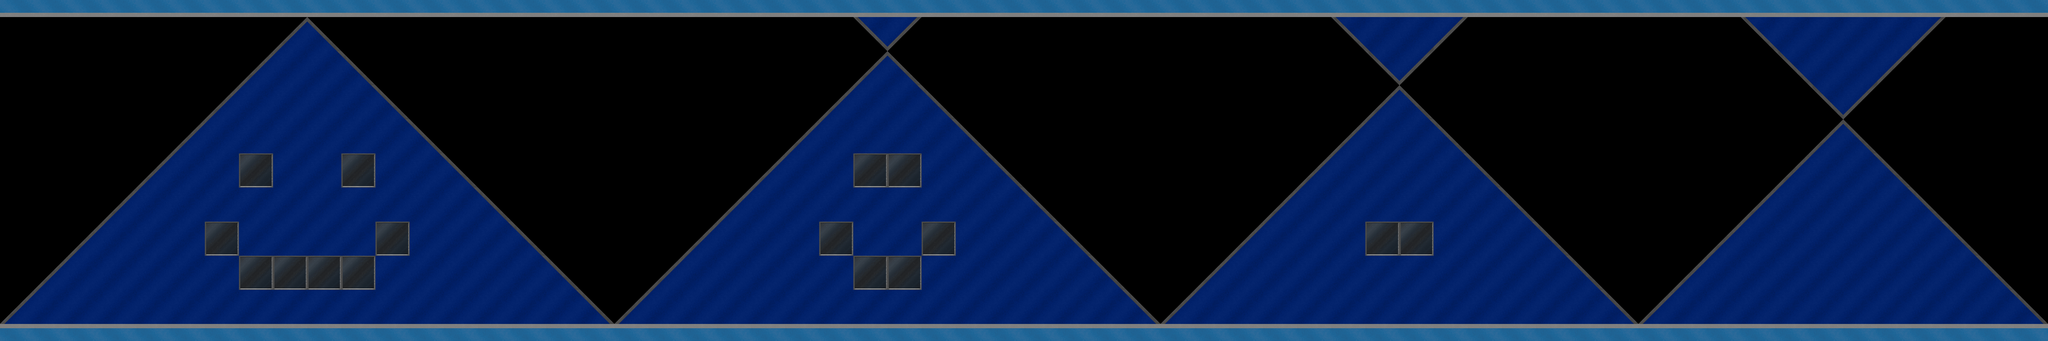

Tiled map render using the project's own tile images. Description and the whole map definition, tile-layer contents included, below:
An orthogonal 120x20 tile map with 64x64 px tiles, 1 tile layer (Tile Layer 1).

<map version="1.0" orientation="orthogonal" width="120" height="20" tilewidth="64" tileheight="64">
 <tileset firstgid="1" name="tiles" tilewidth="64" tileheight="64">
  <image source="../textures/tiles.png" width="1280" height="1280" />
 </tileset>
 <layer name="Tile Layer 1" width="120" height="20">
  <data encoding="csv">
21,22,21,22,21,22,21,22,21,22,21,22,21,22,21,22,21,22,21,22,21,22,21,22,21,22,21,22,21,22,21,22,21,22,21,22,21,22,21,22,21,22,21,22,21,22,21,22,21,22,21,22,21,22,21,22,21,22,21,22,21,22,21,22,21,22,21,22,21,22,21,22,21,22,21,22,21,22,21,22,21,22,21,22,21,22,21,22,21,22,21,22,21,22,21,22,21,22,21,22,21,22,21,22,21,22,21,22,21,22,21,22,21,22,21,22,21,22,21,22,
0,0,0,0,0,0,0,0,0,0,0,0,0,0,0,0,325,326,331,332,0,0,0,0,0,0,0,0,0,0,0,0,0,0,0,0,0,0,0,0,0,0,0,0,0,0,0,0,0,0,369,370,367,368,0,0,0,0,0,0,0,0,0,0,0,0,0,0,0,0,0,0,0,0,0,0,0,0,369,370,371,372,327,328,367,368,0,0,0,0,0,0,0,0,0,0,0,0,0,0,0,0,369,370,371,372,373,374,373,374,327,328,367,368,0,0,0,0,0,0,
0,0,0,0,0,0,0,0,0,0,0,0,0,0,0,0,345,346,351,352,0,0,0,0,0,0,0,0,0,0,0,0,0,0,0,0,0,0,0,0,0,0,0,0,0,0,0,0,0,0,389,390,387,388,0,0,0,0,0,0,0,0,0,0,0,0,0,0,0,0,0,0,0,0,0,0,0,0,389,390,391,392,347,348,387,388,0,0,0,0,0,0,0,0,0,0,0,0,0,0,0,0,389,390,391,392,393,394,393,394,347,348,387,388,0,0,0,0,0,0,
0,0,0,0,0,0,0,0,0,0,0,0,0,0,325,326,365,366,329,330,331,332,0,0,0,0,0,0,0,0,0,0,0,0,0,0,0,0,0,0,0,0,0,0,0,0,0,0,0,0,325,326,331,332,0,0,0,0,0,0,0,0,0,0,0,0,0,0,0,0,0,0,0,0,0,0,0,0,0,0,369,370,367,368,0,0,0,0,0,0,0,0,0,0,0,0,0,0,0,0,0,0,0,0,369,370,371,372,327,328,367,368,0,0,0,0,0,0,0,0,
0,0,0,0,0,0,0,0,0,0,0,0,0,0,345,346,385,386,349,350,351,352,0,0,0,0,0,0,0,0,0,0,0,0,0,0,0,0,0,0,0,0,0,0,0,0,0,0,0,0,345,346,351,352,0,0,0,0,0,0,0,0,0,0,0,0,0,0,0,0,0,0,0,0,0,0,0,0,0,0,389,390,387,388,0,0,0,0,0,0,0,0,0,0,0,0,0,0,0,0,0,0,0,0,389,390,391,392,347,348,387,388,0,0,0,0,0,0,0,0,
0,0,0,0,0,0,0,0,0,0,0,0,325,326,365,366,373,374,373,374,329,330,331,332,0,0,0,0,0,0,0,0,0,0,0,0,0,0,0,0,0,0,0,0,0,0,0,0,325,326,365,366,329,330,331,332,0,0,0,0,0,0,0,0,0,0,0,0,0,0,0,0,0,0,0,0,0,0,0,0,325,326,331,332,0,0,0,0,0,0,0,0,0,0,0,0,0,0,0,0,0,0,0,0,0,0,369,370,367,368,0,0,0,0,0,0,0,0,0,0,
0,0,0,0,0,0,0,0,0,0,0,0,345,346,385,386,393,394,393,394,349,350,351,352,0,0,0,0,0,0,0,0,0,0,0,0,0,0,0,0,0,0,0,0,0,0,0,0,345,346,385,386,349,350,351,352,0,0,0,0,0,0,0,0,0,0,0,0,0,0,0,0,0,0,0,0,0,0,0,0,345,346,351,352,0,0,0,0,0,0,0,0,0,0,0,0,0,0,0,0,0,0,0,0,0,0,389,390,387,388,0,0,0,0,0,0,0,0,0,0,
0,0,0,0,0,0,0,0,0,0,325,326,365,366,373,374,373,374,373,374,373,374,329,330,331,332,0,0,0,0,0,0,0,0,0,0,0,0,0,0,0,0,0,0,0,0,325,326,365,366,373,374,373,374,329,330,331,332,0,0,0,0,0,0,0,0,0,0,0,0,0,0,0,0,0,0,0,0,325,326,365,366,329,330,331,332,0,0,0,0,0,0,0,0,0,0,0,0,0,0,0,0,0,0,0,0,325,326,331,332,0,0,0,0,0,0,0,0,0,0,
0,0,0,0,0,0,0,0,0,0,345,346,385,386,393,394,393,394,393,394,393,394,349,350,351,352,0,0,0,0,0,0,0,0,0,0,0,0,0,0,0,0,0,0,0,0,345,346,385,386,393,394,393,394,349,350,351,352,0,0,0,0,0,0,0,0,0,0,0,0,0,0,0,0,0,0,0,0,345,346,385,386,349,350,351,352,0,0,0,0,0,0,0,0,0,0,0,0,0,0,0,0,0,0,0,0,345,346,351,352,0,0,0,0,0,0,0,0,0,0,
0,0,0,0,0,0,0,0,325,326,365,366,373,374,121,122,373,374,373,374,121,122,373,374,329,330,331,332,0,0,0,0,0,0,0,0,0,0,0,0,0,0,0,0,325,326,365,366,373,374,121,122,121,122,373,374,329,330,331,332,0,0,0,0,0,0,0,0,0,0,0,0,0,0,0,0,325,326,365,366,373,374,373,374,329,330,331,332,0,0,0,0,0,0,0,0,0,0,0,0,0,0,0,0,325,326,365,366,329,330,331,332,0,0,0,0,0,0,0,0,
0,0,0,0,0,0,0,0,345,346,385,386,393,394,141,142,393,394,393,394,141,142,393,394,349,350,351,352,0,0,0,0,0,0,0,0,0,0,0,0,0,0,0,0,345,346,385,386,393,394,141,142,141,142,393,394,349,350,351,352,0,0,0,0,0,0,0,0,0,0,0,0,0,0,0,0,345,346,385,386,393,394,393,394,349,350,351,352,0,0,0,0,0,0,0,0,0,0,0,0,0,0,0,0,345,346,385,386,349,350,351,352,0,0,0,0,0,0,0,0,
0,0,0,0,0,0,325,326,365,366,373,374,373,374,373,374,373,374,373,374,373,374,373,374,373,374,329,330,331,332,0,0,0,0,0,0,0,0,0,0,0,0,325,326,365,366,373,374,373,374,373,374,373,374,373,374,373,374,329,330,331,332,0,0,0,0,0,0,0,0,0,0,0,0,325,326,365,366,373,374,373,374,373,374,373,374,329,330,331,332,0,0,0,0,0,0,0,0,0,0,0,0,325,326,365,366,373,374,373,374,329,330,331,332,0,0,0,0,0,0,
0,0,0,0,0,0,345,346,385,386,393,394,393,394,393,394,393,394,393,394,393,394,393,394,393,394,349,350,351,352,0,0,0,0,0,0,0,0,0,0,0,0,345,346,385,386,393,394,393,394,393,394,393,394,393,394,393,394,349,350,351,352,0,0,0,0,0,0,0,0,0,0,0,0,345,346,385,386,393,394,393,394,393,394,393,394,349,350,351,352,0,0,0,0,0,0,0,0,0,0,0,0,345,346,385,386,393,394,393,394,349,350,351,352,0,0,0,0,0,0,
0,0,0,0,325,326,365,366,373,374,373,374,121,122,373,374,373,374,373,374,373,374,121,122,373,374,373,374,329,330,331,332,0,0,0,0,0,0,0,0,325,326,365,366,373,374,373,374,121,122,373,374,373,374,121,122,373,374,373,374,329,330,331,332,0,0,0,0,0,0,0,0,325,326,365,366,373,374,373,374,121,122,121,122,373,374,373,374,329,330,331,332,0,0,0,0,0,0,0,0,325,326,365,366,373,374,373,374,373,374,373,374,329,330,331,332,0,0,0,0,
0,0,0,0,345,346,385,386,393,394,393,394,141,142,393,394,393,394,393,394,393,394,141,142,393,394,393,394,349,350,351,352,0,0,0,0,0,0,0,0,345,346,385,386,393,394,393,394,141,142,393,394,393,394,141,142,393,394,393,394,349,350,351,352,0,0,0,0,0,0,0,0,345,346,385,386,393,394,393,394,141,142,141,142,393,394,393,394,349,350,351,352,0,0,0,0,0,0,0,0,345,346,385,386,393,394,393,394,393,394,393,394,349,350,351,352,0,0,0,0,
0,0,325,326,365,366,373,374,373,374,373,374,373,374,121,122,121,122,121,122,121,122,373,374,373,374,373,374,373,374,329,330,331,332,0,0,0,0,325,326,365,366,373,374,373,374,373,374,373,374,121,122,121,122,373,374,373,374,373,374,373,374,329,330,331,332,0,0,0,0,325,326,365,366,373,374,373,374,373,374,373,374,373,374,373,374,373,374,373,374,329,330,331,332,0,0,0,0,325,326,365,366,373,374,373,374,373,374,373,374,373,374,373,374,329,330,331,332,0,0,
0,0,345,346,385,386,393,394,393,394,393,394,393,394,141,142,141,142,141,142,141,142,393,394,393,394,393,394,393,394,349,350,351,352,0,0,0,0,345,346,385,386,393,394,393,394,393,394,393,394,141,142,141,142,393,394,393,394,393,394,393,394,349,350,351,352,0,0,0,0,345,346,385,386,393,394,393,394,393,394,393,394,393,394,393,394,393,394,393,394,349,350,351,352,0,0,0,0,345,346,385,386,393,394,393,394,393,394,393,394,393,394,393,394,349,350,351,352,0,0,
325,326,365,366,373,374,373,374,373,374,373,374,373,374,373,374,373,374,373,374,373,374,373,374,373,374,373,374,373,374,373,374,329,330,331,332,325,326,365,366,373,374,373,374,373,374,373,374,373,374,373,374,373,374,373,374,373,374,373,374,373,374,373,374,329,330,331,332,325,326,365,366,373,374,373,374,373,374,373,374,373,374,373,374,373,374,373,374,373,374,373,374,329,330,331,332,325,326,365,366,373,374,373,374,373,374,373,374,373,374,373,374,373,374,373,374,329,330,331,332,
345,346,385,386,393,394,393,394,393,394,393,394,393,394,393,394,393,394,393,394,393,394,393,394,393,394,393,394,393,394,393,394,349,350,351,352,345,346,385,386,393,394,393,394,393,394,393,394,393,394,393,394,393,394,393,394,393,394,393,394,393,394,393,394,349,350,351,352,345,346,385,386,393,394,393,394,393,394,393,394,393,394,393,394,393,394,393,394,393,394,393,394,349,350,351,352,345,346,385,386,393,394,393,394,393,394,393,394,393,394,393,394,393,394,393,394,349,350,351,352,
3,4,3,4,3,4,3,4,3,4,3,4,3,4,3,4,3,4,3,4,3,4,3,4,3,4,3,4,3,4,3,4,3,4,3,4,3,4,3,4,3,4,3,4,3,4,3,4,3,4,3,4,3,4,3,4,3,4,3,4,3,4,3,4,3,4,3,4,3,4,3,4,3,4,3,4,3,4,3,4,3,4,3,4,3,4,3,4,3,4,3,4,3,4,3,4,3,4,3,4,3,4,3,4,3,4,3,4,3,4,3,4,3,4,3,4,3,4,3,4
</data>
 </layer>
</map>
